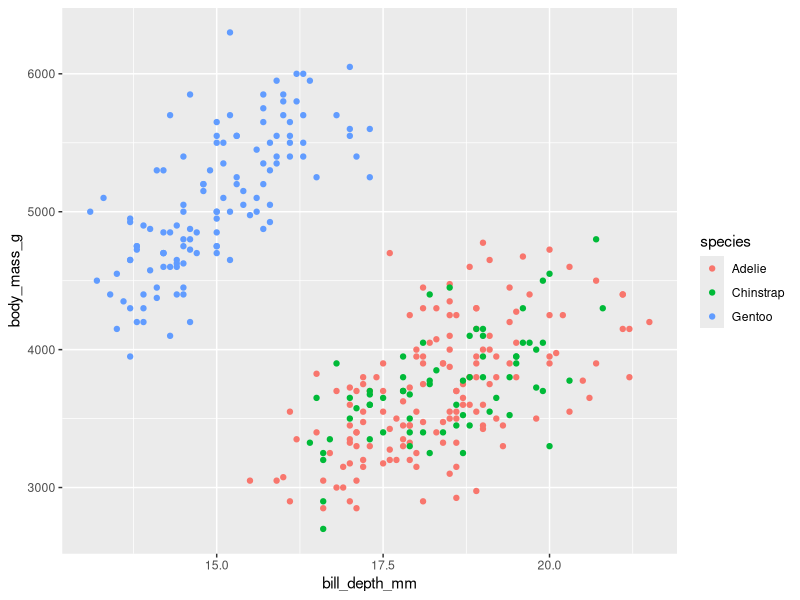
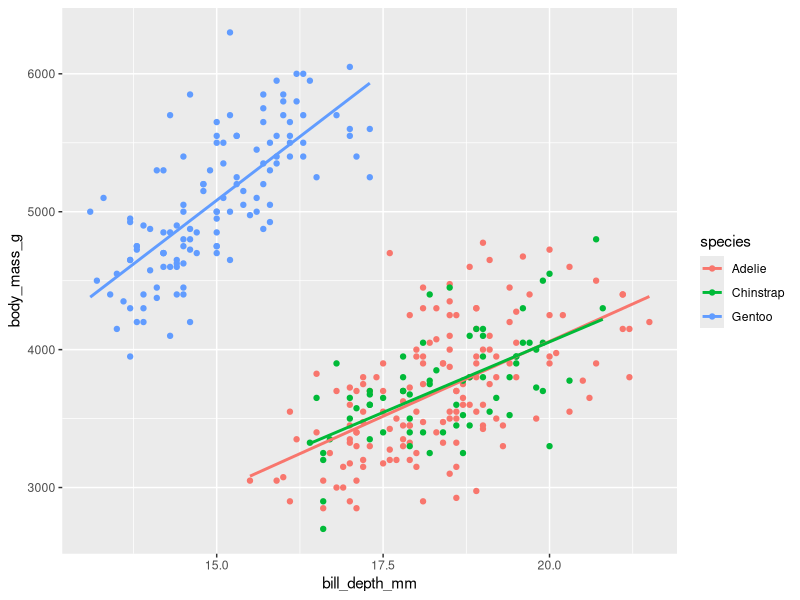
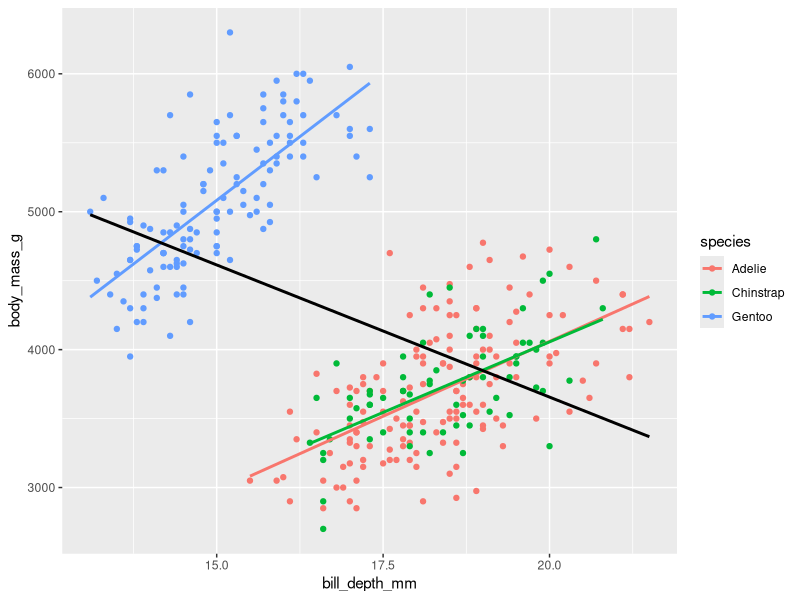

Source code (R) for these figures, in order:
## ---- chunk 1
# install.packages("palmerpenguins")
library(palmerpenguins)
df <- palmerpenguins::penguins
## ---- chunk 2
#| echo: false
my_url <- "https://upload.wikimedia.org/wikipedia/commons/a/a9/Ping%C3%BCinos.JPG?20090406212143"
## ---- chunk 3
#| eval: true
library(tidyverse)
## ---- chunk 4
#- cojos datos de pingüinos y arreglo un poco 
df <- palmerpenguins::penguins %>% 
  dplyr::select(species, bill_depth_mm, body_mass_g) %>% 
  tidyr::drop_na()
## ---- chunk 5
#- primer gráfico
p <- ggplot(data = df, 
       mapping = aes(x = bill_depth_mm, y = body_mass_g, color = species)) +
     geom_point()
p
## ---- chunk 6
#- segundo gráfico
p <- p + geom_smooth(method = "lm", se = FALSE) 

p
## ---- chunk 7
#- tercer gráfico
p + geom_smooth(method = "lm", se = FALSE, color = "black") 
